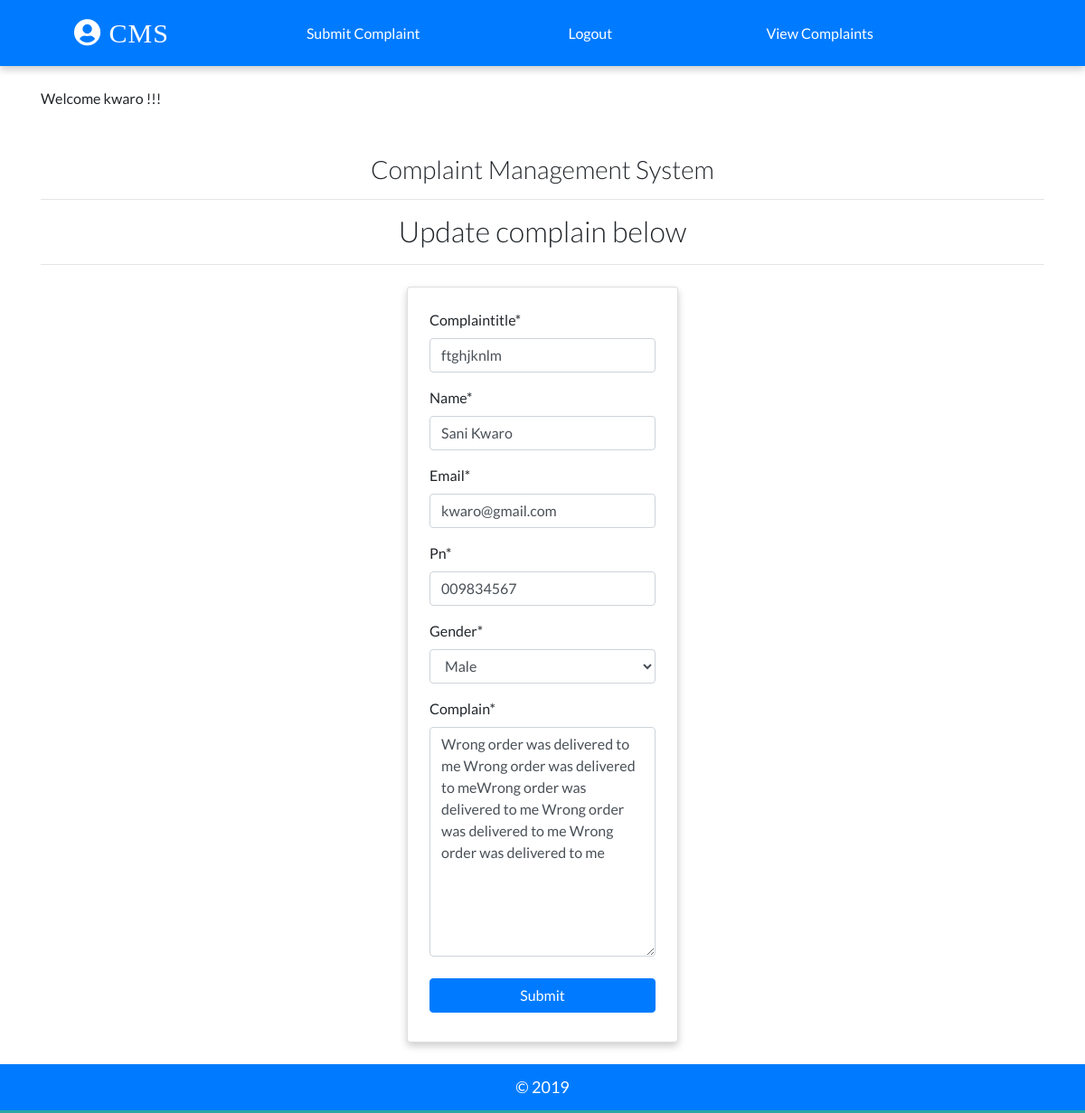
/dashboard/view/complain/1/ (signed in), run on the app's committed database.
### complain/models.py (models this page shows, shortened)
class Complain(models.Model):
    customer = models.ForeignKey(User, on_delete=models.CASCADE, default=None)
    complaintitle = models.CharField(max_length=100)
    name = models.CharField(max_length=100)
    email = models.EmailField(max_length=100)
    pn = models.CharField(max_length=100)
    gender = models.CharField(max_length=100, choices=(
        ('m', 'Male'),
        ('f', 'Female')
    ))
    complain = models.TextField()
    treated = models.CharField(max_length=50, choices=(
        ('Yes', 'Yes'),
        ('No', 'No')
    ), null=True, default='No')
    date_added = models.DateTimeField(default=datetime.now)
    class Meta:
        ordering = ['-id']

### complain/views.py (the view, shortened to what this page needs)
# urls.py: path('dashboard/view/complain/<int:pk>/', views.complainView.as_view(), name="viewcomp"),
class complainView(UpdateView):
    model = Complain
    template_name = 'complainview.html'
    fields = ['complaintitle', 'name', 'email','pn', 'gender', 'complain']

### templates/complainview.html (shortened to what this page needs)
{% extends 'base.html' %}
{% load static %}
{% load crispy_forms_tags %}
{% block content %}
  <div class = "container">
        <h2 class = "heading font-weight-light text-center">Update complain below</h2>
        <hr>
    </div>
    <div class = "container w-25 card p-4 mt-4">
        <form action="" method="POST" enctype="multipart/form-data">
        {{form|crispy}}
        <input type = "submit" value = "Submit" class = "w-100 text-white text-center my-2 btn btn-primary">
        </form>
    </div>
{% endblock content %}

### templates/base.html (shortened to what this page needs)
{% load static %}
{% load crispy_forms_tags %}
<!DOCTYPE html>
<html lang="en">
  <head>
    <link
      rel="stylesheet"
      href="https://stackpath.bootstrapcdn.com/bootstrap/4.2.1/css/bootstrap.min.css"
    />
    <link rel="stylesheet" href="{% static './css/main.css'%}" />
    <link
      rel="stylesheet"
      href="https://use.fontawesome.com/releases/v5.6.3/css/all.css"
    />
  </head>
  <body>
    <nav class = "bg-primary">
      <a class="logo" href="/">
        <i class="fas fa-user-circle"></i>&nbsp;CMS
      </a>
      {% if request.user.is_authenticated %}
       <a href ="{% url 'dashboard' %}" class = "mr-4 text-white">
      Submit Complaint
      </a>
      <a href ="{% url 'logout' %}" class = "mr-4 text-white">
      Logout
      </a>
      <a href ="{% url 'complains' %}" class = "mr-4 text-white">
      &nbsp; View Complaints
      </a>
      {% else %}
     <p class="feature-link m-0 p-0">
      <a href ="{% url 'login' %}" class = "mr-4 text-white">
      Login
      </a>
      </a>
      {% endif %}
    </nav>
    <br />
    <div class="container">
     {% if user.is_authenticated %}
        <p>Welcome {{ user.username }} !!!</p>
    {% endif %}
    <h3 class="heading font-weight-light text-center text-default"> <br> Complaint Management System</h3>
    <hr />
    </div>
    {% block content %}
    {% endblock content %}
    <footer class="mt-4 p-2 bg-primary">
      <p class="text-center p-1 m-0">&copy; 2019</p>
    </footer>
  </body>
</html>

### static/css/main.css (style rules this page uses)
:root { --back: #29a7a6; --girl: #e64298; --boy: #2874dd; }
body { font-family: Lato, sans-serif; }
nav { font-weight: light; display: flex; justify-content: space-around; background-color: var(--back); align-items: center; padding-top: 12px; padding-bottom: 12px; box-shadow: 0 4px 8px 0 rgba(0, 0, 0, 0.2); }
.logo { font-size: 30px; letter-spacing: 1px; color: white; padding: 2px 12px; border-radius: 8px; font-family: cursive; }
.card { box-shadow: 0 4px 8px 0 rgba(0, 0, 0, 0.2); transition: 0.3s; min-width: 250px; box-sizing: border-box; }
footer { background-color: var(--back); color: white; font-size: 18px; border-bottom: 3px solid var(--back); }

### data on the page
Complain: complaintitle "ftghjknlm", name "Sani Kwaro", email "kwaro@gmail.com", pn "009834567", gender "Male", complain "Wrong order was delivered to me Wrong order was delivered to meWrong order was delivered to me Wrong order was delivered to me Wrong order was delivered to me"

### other printed values
{{ user.username }} "kwaro"
